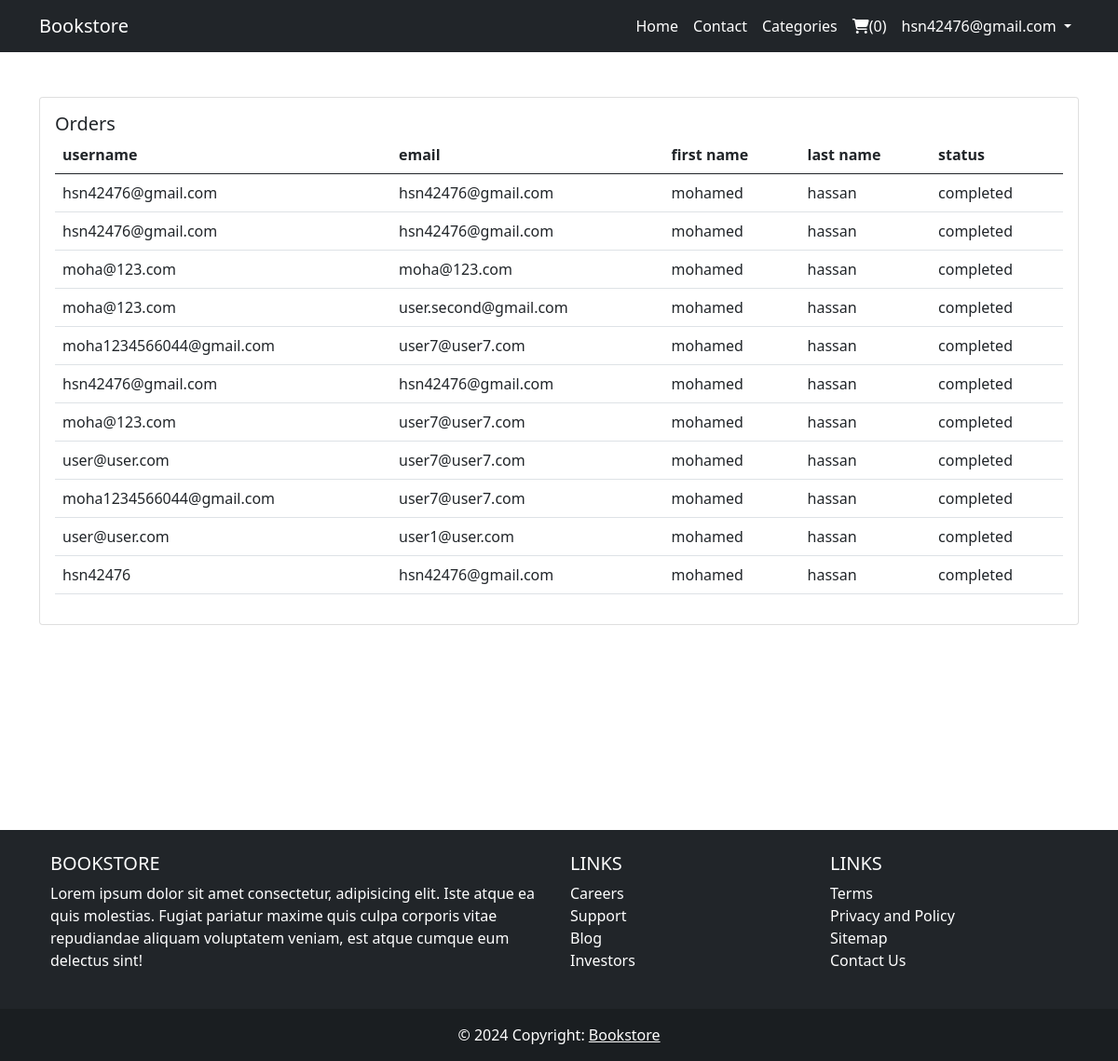
/users/orders.php (signed in), run on the app's committed database.
### tables this page shows
CREATE TABLE `orders` (
  `id` int(3) NOT NULL,
  `email` varchar(200) NOT NULL,
  `username` varchar(200) NOT NULL,
  `fname` varchar(200) NOT NULL,
  `lname` varchar(200) NOT NULL,
  `token` varchar(200) NOT NULL,
  `price` varchar(20) NOT NULL,
  `user_id` int(3) NOT NULL,
  `create_at` timestamp NOT NULL DEFAULT current_timestamp()
);

### users/orders.php (the view, shortened to what this page needs)
<?php require "../includes/header.php"; ?>
<?php require "../config/config.php"; ?>
<?php
    $select = $conn->query("SELECT * FROM orders WHERE user_id='$_SESSION[user_id]'");
    $select->execute();
    $orders = $select->fetchAll(PDO::FETCH_OBJ);
?>
      <div class="row mt-5" style="margin-bottom: 220px">
        <div class="col">
          <?php if(count($orders) > 0) : ?>
          <div class="card">
            <div class="card-body">
              <h5 class="card-title mb-4 d-inline">Orders</h5>
              <table class="table">
                <thead>
                  <tr>
                    <th scope="col">username</th>
                    <th scope="col">email</th>
                    <th scope="col">first name</th>
                    <th scope="col">last name</th>
                    <th scope="col">status</th>
                  </tr>
                </thead>
                <tbody>
                <?php foreach($orders as $order) : ?>
                  <tr>
                    <td><?php echo $order->username; ?></td>
                    <td><?php echo $order->email; ?></td>
                    <td><?php echo $order->fname; ?></td>
                    <td><?php echo $order->lname; ?></td>
                    <td><?php echo 'completed'; ?></td>
                  </tr>
                <?php endforeach; ?>
                </tbody>
              </table>
            </div>
          </div>
          <?php else : ?>
            <div class="alert alert-success text-white bg-success">there are no orders for now</div>
          <?php endif; ?>
        </div>
      </div>
 <?php require "../includes/footer.php"; ?>

### data on the page
orders: username "hsn42476@gmail.com", email "hsn42476@gmail.com", fname "mohamed", lname "hassan"
orders: username "hsn42476@gmail.com", email "hsn42476@gmail.com", fname "mohamed", lname "hassan"
orders: username "moha@123.com", email "moha@123.com", fname "mohamed", lname "hassan"
orders: username "moha@123.com", email "user.second@gmail.com", fname "mohamed", lname "hassan"
orders: username "moha1234566044@gmail.com", email "user7@user7.com", fname "mohamed", lname "hassan"
orders: username "hsn42476@gmail.com", email "hsn42476@gmail.com", fname "mohamed", lname "hassan"
orders: username "moha@123.com", email "user7@user7.com", fname "mohamed", lname "hassan"
orders: username "user@user.com", email "user7@user7.com", fname "mohamed", lname "hassan"
orders: username "moha1234566044@gmail.com", email "user7@user7.com", fname "mohamed", lname "hassan"
orders: username "user@user.com", email "user1@user.com", fname "mohamed", lname "hassan"
orders: username "hsn42476", email "hsn42476@gmail.com", fname "mohamed", lname "hassan"

### other printed values
$getNumber->num_products "0"
$_SESSION['username'] "hsn42476@gmail.com"
